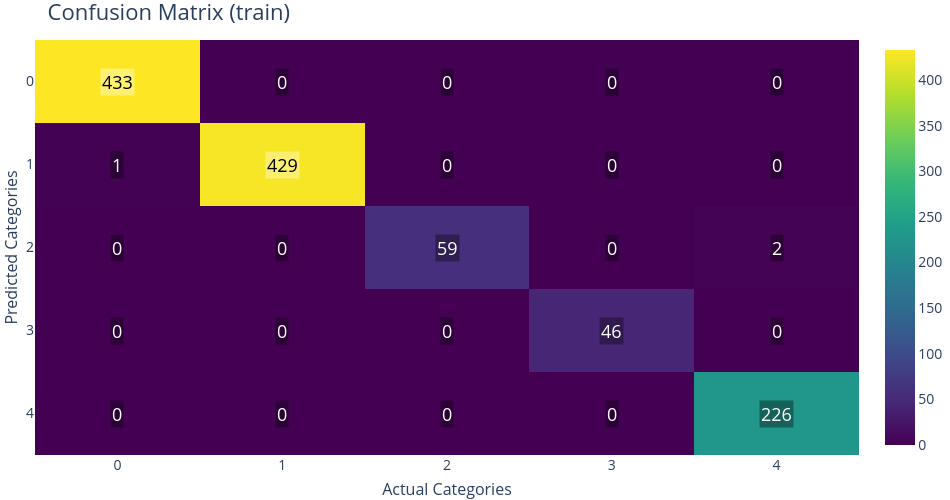

Write notebook code for a chart like this one.
### Markdown cell above
### Plot the Confusion Matrix (For Categorical Labels)

### Code cell
fig_cm = pyg.PlotConfusionMatrix(split="train")
fig_cm.show()

### Figure 1 — Plotly figure (JSON) as saved in the notebook; plotly's stock layout.template omitted (floating-point values rounded to 4 significant figures)
{"data": [{"colorbar": {"tickfont": {"size": 14}, "title": {"font": {"size": 16}}}, "colorscale": [[0, "rgb(68, 1, 84)"], [0.1111, "rgb(72, 40, 120)"], [0.2222, "rgb(62, 73, 137)"], [0.3333, "rgb(49, 104, 142)"], [0.4444, "rgb(38, 130, 142)"], [0.5556, "rgb(31, 158, 137)"], [0.6667, "rgb(53, 183, 121)"], [0.7778, "rgb(110, 206, 88)"], [0.8889, "rgb(181, 222, 43)"], [1, "rgb(253, 231, 37)"]], "showscale": true, "type": "heatmap", "x": [0, 1, 2, 3, 4], "y": [0, 1, 2, 3, 4], "z": [[433, 0, 0, 0, 0], [1, 429, 0, 0, 0], [0, 0, 59, 0, 2], [0, 0, 0, 46, 0], [0, 0, 0, 0, 226]], "zmax": 433, "zmin": 0}], "layout": {"annotations": [{"bgcolor": "rgba(255,255,255,0.35)", "font": {"color": "black", "size": 18}, "opacity": 1, "showarrow": false, "text": "433", "x": 0, "xref": "x", "y": 0, "yref": "y"}, {"bgcolor": "rgba(0,0,0,0.35)", "font": {"color": "white", "size": 18}, "opacity": 1, "showarrow": false, "text": "0", "x": 1, "xref": "x", "y": 0, "yref": "y"}, {"bgcolor": "rgba(0,0,0,0.35)", "font": {"color": "white", "size": 18}, "opacity": 1, "showarrow": false, "text": "0", "x": 2, "xref": "x", "y": 0, "yref": "y"}, {"bgcolor": "rgba(0,0,0,0.35)", "font": {"color": "white", "size": 18}, "opacity": 1, "showarrow": false, "text": "0", "x": 3, "xref": "x", "y": 0, "yref": "y"}, {"bgcolor": "rgba(0,0,0,0.35)", "font": {"color": "white", "size": 18}, "opacity": 1, "showarrow": false, "text": "0", "x": 4, "xref": "x", "y": 0, "yref": "y"}, {"bgcolor": "rgba(0,0,0,0.35)", "font": {"color": "white", "size": 18}, "opacity": 1, "showarrow": false, "text": "1", "x": 0, "xref": "x", "y": 1, "yref": "y"}, {"bgcolor": "rgba(255,255,255,0.35)", "font": {"color": "black", "size": 18}, "opacity": 1, "showarrow": false, "text": "429", "x": 1, "xref": "x", "y": 1, "yref": "y"}, {"bgcolor": "rgba(0,0,0,0.35)", "font": {"color": "white", "size": 18}, "opacity": 1, "showarrow": false, "text": "0", "x": 2, "xref": "x", "y": 1, "yref": "y"}, {"bgcolor": "rgba(0,0,0,0.35)", "font": {"color": "white", "size": 18}, "opacity": 1, "showarrow": false, "text": "0", "x": 3, "xref": "x", "y": 1, "yref": "y"}, {"bgcolor": "rgba(0,0,0,0.35)", "font": {"color": "white", "size": 18}, "opacity": 1, "showarrow": false, "text": "0", "x": 4, "xref": "x", "y": 1, "yref": "y"}, {"bgcolor": "rgba(0,0,0,0.35)", "font": {"color": "white", "size": 18}, "opacity": 1, "showarrow": false, "text": "0", "x": 0, "xref": "x", "y": 2, "yref": "y"}, {"bgcolor": "rgba(0,0,0,0.35)", "font": {"color": "white", "size": 18}, "opacity": 1, "showarrow": false, "text": "0", "x": 1, "xref": "x", "y": 2, "yref": "y"}, {"bgcolor": "rgba(0,0,0,0.35)", "font": {"color": "white", "size": 18}, "opacity": 1, "showarrow": false, "text": "59", "x": 2, "xref": "x", "y": 2, "yref": "y"}, {"bgcolor": "rgba(0,0,0,0.35)", "font": {"color": "white", "size": 18}, "opacity": 1, "showarrow": false, "text": "0", "x": 3, "xref": "x", "y": 2, "yref": "y"}, {"bgcolor": "rgba(0,0,0,0.35)", "font": {"color": "white", "size": 18}, "opacity": 1, "showarrow": false, "text": "2", "x": 4, "xref": "x", "y": 2, "yref": "y"}, {"bgcolor": "rgba(0,0,0,0.35)", "font": {"color": "white", "size": 18}, "opacity": 1, "showarrow": false, "text": "0", "x": 0, "xref": "x", "y": 3, "yref": "y"}, {"bgcolor": "rgba(0,0,0,0.35)", "font": {"color": "white", "size": 18}, "opacity": 1, "showarrow": false, "text": "0", "x": 1, "xref": "x", "y": 3, "yref": "y"}, {"bgcolor": "rgba(0,0,0,0.35)", "font": {"color": "white", "size": 18}, "opacity": 1, "showarrow": false, "text": "0", "x": 2, "xref": "x", "y": 3, "yref": "y"}, {"bgcolor": "rgba(0,0,0,0.35)", "font": {"color": "white", "size": 18}, "opacity": 1, "showarrow": false, "text": "46", "x": 3, "xref": "x", "y": 3, "yref": "y"}, {"bgcolor": "rgba(0,0,0,0.35)", "font": {"color": "white", "size": 18}, "opacity": 1, "showarrow": false, "text": "0", "x": 4, "xref": "x", "y": 3, "yref": "y"}, {"bgcolor": "rgba(0,0,0,0.35)", "font": {"color": "white", "size": 18}, "opacity": 1, "showarrow": false, "text": "0", "x": 0, "xref": "x", "y": 4, "yref": "y"}, {"bgcolor": "rgba(0,0,0,0.35)", "font": {"color": "white", "size": 18}, "opacity": 1, "showarrow": false, "text": "0", "x": 1, "xref": "x", "y": 4, "yref": "y"}, {"bgcolor": "rgba(0,0,0,0.35)", "font": {"color": "white", "size": 18}, "opacity": 1, "showarrow": false, "text": "0", "x": 2, "xref": "x", "y": 4, "yref": "y"}, {"bgcolor": "rgba(0,0,0,0.35)", "font": {"color": "white", "size": 18}, "opacity": 1, "showarrow": false, "text": "0", "x": 3, "xref": "x", "y": 4, "yref": "y"}, {"bgcolor": "rgba(0,0,0,0.35)", "font": {"color": "white", "size": 18}, "opacity": 1, "showarrow": false, "text": "226", "x": 4, "xref": "x", "y": 4, "yref": "y"}], "font": {"size": 16}, "height": 500, "margin": {"b": 0, "l": 0, "r": 0, "t": 40}, "paper_bgcolor": "RGBA(0,0,0,0)", "plot_bgcolor": "RGBA(0,0,0,0)", "title": {"font": {"size": 22}, "text": "Confusion Matrix (train)"}, "width": 950, "xaxis": {"gridcolor": "rgba(0,0,0,0.08)", "mirror": false, "showgrid": true, "showline": false, "tickangle": 0, "tickfont": {"size": 14}, "tickmode": "array", "ticktext": ["0", "1", "2", "3", "4"], "tickvals": [0, 1, 2, 3, 4], "title": {"font": {"size": 16}, "text": "Actual Categories"}, "zeroline": false}, "yaxis": {"autorange": "reversed", "gridcolor": "rgba(0,0,0,0.08)", "mirror": false, "showgrid": true, "showline": false, "tickfont": {"size": 14}, "tickmode": "array", "ticktext": ["0", "1", "2", "3", "4"], "tickvals": [0, 1, 2, 3, 4], "title": {"font": {"size": 16}, "text": "Predicted Categories"}, "zeroline": false}}}
